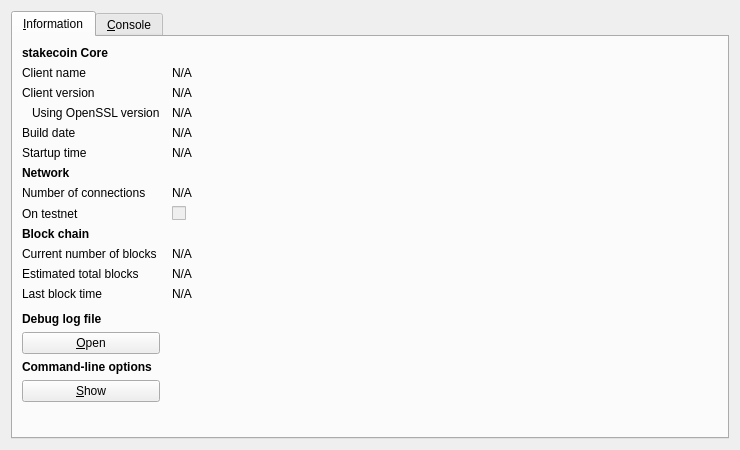
<?xml version="1.0" encoding="UTF-8"?>
<ui version="4.0">
 <class>RPCConsole</class>
 <widget class="QDialog" name="RPCConsole">
  <property name="geometry">
   <rect>
    <x>0</x>
    <y>0</y>
    <width>740</width>
    <height>450</height>
   </rect>
  </property>
  <property name="windowTitle">
   <string>stakecoin - Debug window</string>
  </property>
  <layout class="QVBoxLayout" name="verticalLayout_2">
   <item>
    <widget class="QTabWidget" name="tabWidget">
     <property name="currentIndex">
      <number>0</number>
     </property>
     <widget class="QWidget" name="tab_info">
      <attribute name="title">
       <string>&amp;Information</string>
      </attribute>
      <layout class="QGridLayout" name="gridLayout" columnstretch="0,1">
       <property name="horizontalSpacing">
        <number>12</number>
       </property>
       <item row="0" column="0">
        <widget class="QLabel" name="label_9">
         <property name="font">
          <font>
           <weight>75</weight>
           <bold>true</bold>
          </font>
         </property>
         <property name="text">
          <string>stakecoin Core</string>
         </property>
        </widget>
       </item>
       <item row="1" column="0">
        <widget class="QLabel" name="label_5">
         <property name="text">
          <string>Client name</string>
         </property>
        </widget>
       </item>
       <item row="1" column="1">
        <widget class="QLabel" name="clientName">
         <property name="cursor">
          <cursorShape>IBeamCursor</cursorShape>
         </property>
         <property name="text">
          <string>N/A</string>
         </property>
         <property name="textFormat">
          <enum>Qt::PlainText</enum>
         </property>
         <property name="textInteractionFlags">
          <set>Qt::LinksAccessibleByMouse|Qt::TextSelectableByKeyboard|Qt::TextSelectableByMouse</set>
         </property>
        </widget>
       </item>
       <item row="2" column="0">
        <widget class="QLabel" name="label_6">
         <property name="text">
          <string>Client version</string>
         </property>
        </widget>
       </item>
       <item row="2" column="1">
        <widget class="QLabel" name="clientVersion">
         <property name="cursor">
          <cursorShape>IBeamCursor</cursorShape>
         </property>
         <property name="text">
          <string>N/A</string>
         </property>
         <property name="textFormat">
          <enum>Qt::PlainText</enum>
         </property>
         <property name="textInteractionFlags">
          <set>Qt::LinksAccessibleByMouse|Qt::TextSelectableByKeyboard|Qt::TextSelectableByMouse</set>
         </property>
        </widget>
       </item>
       <item row="3" column="0">
        <widget class="QLabel" name="label_14">
         <property name="text">
          <string>Using OpenSSL version</string>
         </property>
         <property name="indent">
          <number>10</number>
         </property>
        </widget>
       </item>
       <item row="3" column="1">
        <widget class="QLabel" name="openSSLVersion">
         <property name="cursor">
          <cursorShape>IBeamCursor</cursorShape>
         </property>
         <property name="text">
          <string>N/A</string>
         </property>
         <property name="textFormat">
          <enum>Qt::PlainText</enum>
         </property>
         <property name="textInteractionFlags">
          <set>Qt::LinksAccessibleByMouse|Qt::TextSelectableByKeyboard|Qt::TextSelectableByMouse</set>
         </property>
        </widget>
       </item>
       <item row="4" column="0">
        <widget class="QLabel" name="label_12">
         <property name="text">
          <string>Build date</string>
         </property>
        </widget>
       </item>
       <item row="4" column="1">
        <widget class="QLabel" name="buildDate">
         <property name="cursor">
          <cursorShape>IBeamCursor</cursorShape>
         </property>
         <property name="text">
          <string>N/A</string>
         </property>
         <property name="textFormat">
          <enum>Qt::PlainText</enum>
         </property>
         <property name="textInteractionFlags">
          <set>Qt::LinksAccessibleByMouse|Qt::TextSelectableByKeyboard|Qt::TextSelectableByMouse</set>
         </property>
        </widget>
       </item>
       <item row="5" column="0">
        <widget class="QLabel" name="label_13">
         <property name="text">
          <string>Startup time</string>
         </property>
        </widget>
       </item>
       <item row="5" column="1">
        <widget class="QLabel" name="startupTime">
         <property name="cursor">
          <cursorShape>IBeamCursor</cursorShape>
         </property>
         <property name="text">
          <string>N/A</string>
         </property>
         <property name="textFormat">
          <enum>Qt::PlainText</enum>
         </property>
         <property name="textInteractionFlags">
          <set>Qt::LinksAccessibleByMouse|Qt::TextSelectableByKeyboard|Qt::TextSelectableByMouse</set>
         </property>
        </widget>
       </item>
       <item row="6" column="0">
        <widget class="QLabel" name="label_11">
         <property name="font">
          <font>
           <weight>75</weight>
           <bold>true</bold>
          </font>
         </property>
         <property name="text">
          <string>Network</string>
         </property>
        </widget>
       </item>
       <item row="7" column="0">
        <widget class="QLabel" name="label_7">
         <property name="text">
          <string>Number of connections</string>
         </property>
        </widget>
       </item>
       <item row="7" column="1">
        <widget class="QLabel" name="numberOfConnections">
         <property name="cursor">
          <cursorShape>IBeamCursor</cursorShape>
         </property>
         <property name="text">
          <string>N/A</string>
         </property>
         <property name="textFormat">
          <enum>Qt::PlainText</enum>
         </property>
         <property name="textInteractionFlags">
          <set>Qt::LinksAccessibleByMouse|Qt::TextSelectableByKeyboard|Qt::TextSelectableByMouse</set>
         </property>
        </widget>
       </item>
       <item row="8" column="0">
        <widget class="QLabel" name="label_8">
         <property name="text">
          <string>On testnet</string>
         </property>
        </widget>
       </item>
       <item row="8" column="1">
        <widget class="QCheckBox" name="isTestNet">
         <property name="enabled">
          <bool>false</bool>
         </property>
         <property name="text">
          <string/>
         </property>
        </widget>
       </item>
       <item row="9" column="0">
        <widget class="QLabel" name="label_10">
         <property name="font">
          <font>
           <weight>75</weight>
           <bold>true</bold>
          </font>
         </property>
         <property name="text">
          <string>Block chain</string>
         </property>
        </widget>
       </item>
       <item row="10" column="0">
        <widget class="QLabel" name="label_3">
         <property name="text">
          <string>Current number of blocks</string>
         </property>
        </widget>
       </item>
       <item row="10" column="1">
        <widget class="QLabel" name="numberOfBlocks">
         <property name="cursor">
          <cursorShape>IBeamCursor</cursorShape>
         </property>
         <property name="text">
          <string>N/A</string>
         </property>
         <property name="textFormat">
          <enum>Qt::PlainText</enum>
         </property>
         <property name="textInteractionFlags">
          <set>Qt::LinksAccessibleByMouse|Qt::TextSelectableByKeyboard|Qt::TextSelectableByMouse</set>
         </property>
        </widget>
       </item>
       <item row="11" column="0">
        <widget class="QLabel" name="label_4">
         <property name="text">
          <string>Estimated total blocks</string>
         </property>
        </widget>
       </item>
       <item row="11" column="1">
        <widget class="QLabel" name="totalBlocks">
         <property name="cursor">
          <cursorShape>IBeamCursor</cursorShape>
         </property>
         <property name="text">
          <string>N/A</string>
         </property>
         <property name="textFormat">
          <enum>Qt::PlainText</enum>
         </property>
         <property name="textInteractionFlags">
          <set>Qt::LinksAccessibleByMouse|Qt::TextSelectableByKeyboard|Qt::TextSelectableByMouse</set>
         </property>
        </widget>
       </item>
       <item row="12" column="0">
        <widget class="QLabel" name="label_2">
         <property name="text">
          <string>Last block time</string>
         </property>
        </widget>
       </item>
       <item row="12" column="1">
        <widget class="QLabel" name="lastBlockTime">
         <property name="cursor">
          <cursorShape>IBeamCursor</cursorShape>
         </property>
         <property name="text">
          <string>N/A</string>
         </property>
         <property name="textFormat">
          <enum>Qt::PlainText</enum>
         </property>
         <property name="textInteractionFlags">
          <set>Qt::LinksAccessibleByMouse|Qt::TextSelectableByKeyboard|Qt::TextSelectableByMouse</set>
         </property>
        </widget>
       </item>
       <item row="13" column="0">
        <spacer name="verticalSpacer_2">
         <property name="orientation">
          <enum>Qt::Vertical</enum>
         </property>
         <property name="sizeHint" stdset="0">
          <size>
           <width>20</width>
           <height>20</height>
          </size>
         </property>
        </spacer>
       </item>
       <item row="14" column="0">
        <widget class="QLabel" name="labelDebugLogfile">
         <property name="font">
          <font>
           <weight>75</weight>
           <bold>true</bold>
          </font>
         </property>
         <property name="text">
          <string>Debug log file</string>
         </property>
        </widget>
       </item>
       <item row="15" column="0">
        <widget class="QPushButton" name="openDebugLogfileButton">
         <property name="toolTip">
          <string>Open the stakecoin debug log file from the current data directory. This can take a few seconds for large log files.</string>
         </property>
         <property name="text">
          <string>&amp;Open</string>
         </property>
         <property name="autoDefault">
          <bool>false</bool>
         </property>
        </widget>
       </item>
       <item row="16" column="0">
        <widget class="QLabel" name="labelCLOptions">
         <property name="font">
          <font>
           <weight>75</weight>
           <bold>true</bold>
          </font>
         </property>
         <property name="text">
          <string>Command-line options</string>
         </property>
        </widget>
       </item>
       <item row="17" column="0">
        <widget class="QPushButton" name="showCLOptionsButton">
         <property name="toolTip">
          <string>Show the stakecoin-Qt help message to get a list with possible stakecoin command-line options.</string>
         </property>
         <property name="text">
          <string>&amp;Show</string>
         </property>
         <property name="autoDefault">
          <bool>false</bool>
         </property>
        </widget>
       </item>
       <item row="18" column="0">
        <spacer name="verticalSpacer">
         <property name="orientation">
          <enum>Qt::Vertical</enum>
         </property>
         <property name="sizeHint" stdset="0">
          <size>
           <width>20</width>
           <height>40</height>
          </size>
         </property>
        </spacer>
       </item>
      </layout>
     </widget>
     <widget class="QWidget" name="tab_console">
      <attribute name="title">
       <string>&amp;Console</string>
      </attribute>
      <layout class="QVBoxLayout" name="verticalLayout_3">
       <property name="spacing">
        <number>3</number>
       </property>
       <item>
        <widget class="QTextEdit" name="messagesWidget">
         <property name="minimumSize">
          <size>
           <width>0</width>
           <height>100</height>
          </size>
         </property>
         <property name="readOnly">
          <bool>true</bool>
         </property>
         <property name="tabKeyNavigation" stdset="0">
          <bool>false</bool>
         </property>
         <property name="columnCount" stdset="0">
          <number>2</number>
         </property>
        </widget>
       </item>
       <item>
        <layout class="QHBoxLayout" name="horizontalLayout">
         <property name="spacing">
          <number>3</number>
         </property>
         <item>
          <widget class="QLabel" name="label">
           <property name="text">
            <string notr="true">&gt;</string>
           </property>
          </widget>
         </item>
         <item>
          <widget class="QLineEdit" name="lineEdit"/>
         </item>
         <item>
          <widget class="QPushButton" name="clearButton">
           <property name="maximumSize">
            <size>
             <width>24</width>
             <height>24</height>
            </size>
           </property>
           <property name="toolTip">
            <string>Clear console</string>
           </property>
           <property name="text">
            <string/>
           </property>
           <property name="icon">
            <iconset resource="../bitcoin.qrc">
             <normaloff>:/icons/remove</normaloff>:/icons/remove</iconset>
           </property>
           <property name="shortcut">
            <string notr="true">Ctrl+L</string>
           </property>
           <property name="autoDefault">
            <bool>false</bool>
           </property>
          </widget>
         </item>
        </layout>
       </item>
      </layout>
     </widget>
    </widget>
   </item>
  </layout>
 </widget>
 <resources>
  <include location="../bitcoin.qrc"/>
 </resources>
 <connections/>
</ui>
